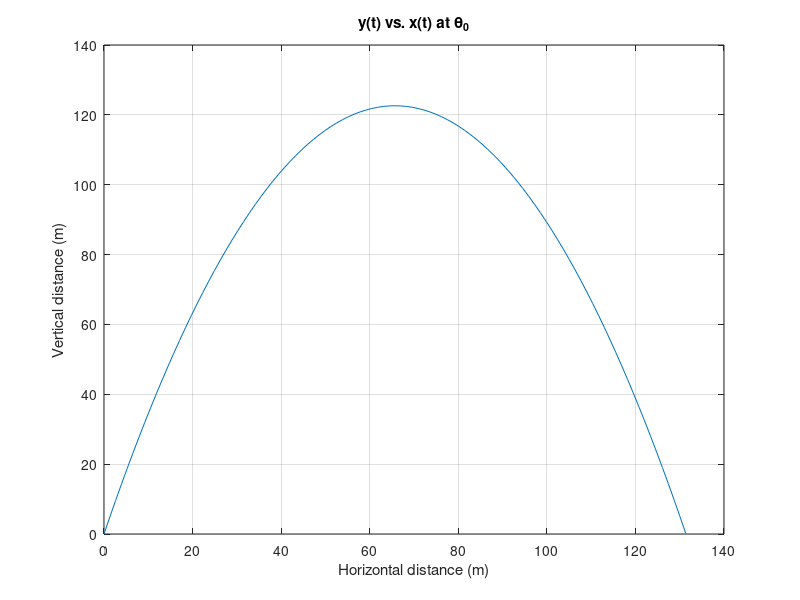
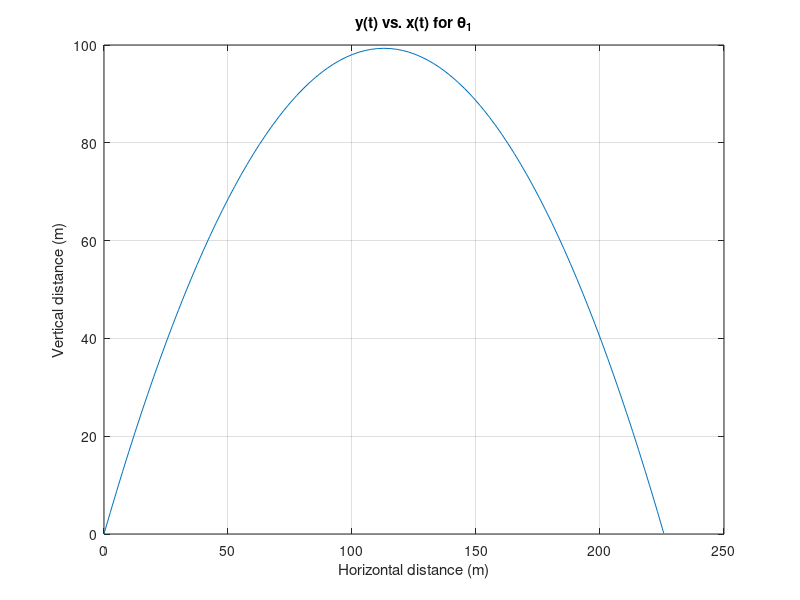
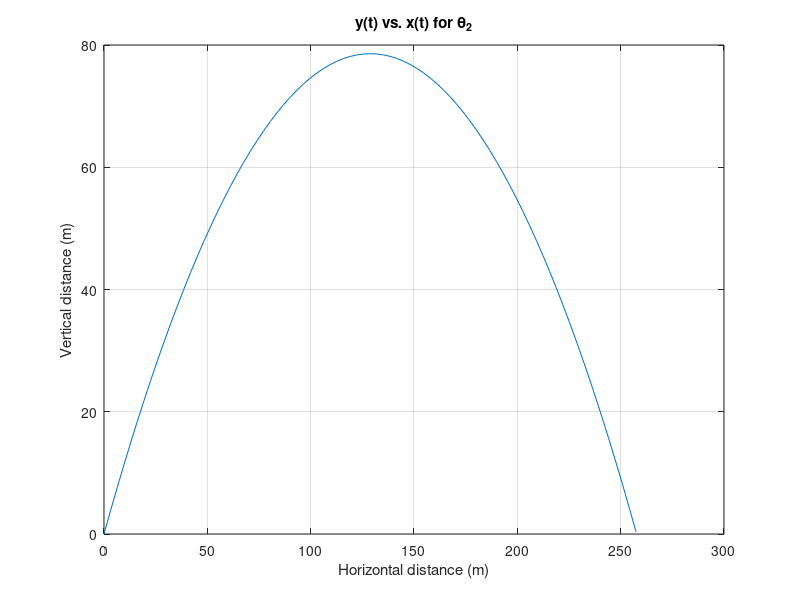

The MATLAB source for these figures, in order:
clc
clear
close all

%% Definition of parameters
t0 = 0:0.1:10; % time steps for 1st projectile
t1 = 0:0.1:9; % time steps for 2nd projectile
t2 = 0:0.1:8; % time steps for 2nd projectile
g = 9.8; % acceleration due to gravity
v0 = 50.75; % initial velocity
theta0 = 5*pi/12; % projectile angle 0
theta01 = (5*pi/12) - 0.255; % projectile angle 1
theta02 = (5*pi/12) - 0.425; % projectile angle 2
y0 = 0; % initial value of x
x0 = 0; % initial value of y

%% For the 1st trajectory angle - theta0
y00 = y0 - (1/2) * g * t0.^2 + v0 * sin(theta0) .* t0;
x00 = x0  + (v0 * cos(theta0)).* t0;

R0 = v0 * cos(theta0)

figure
plot(x00, y00)
title('y(t) vs. x(t) at \theta_0')
xlabel('Horizontal distance (m)')
ylabel('Vertical distance (m)')
grid on

%% For the 2nd trajectory angle - theta01
y01 = y0 - (1/2) * g * t1.^2 + v0 * sin(theta01) .* t1;
x01 = x0  + (v0 * cos(theta01)).* t1;

R1 = v0 * cos(theta01)

figure
plot(x01, y01)
title('y(t) vs. x(t) for \theta_1')
xlabel('Horizontal distance (m)')
ylabel('Vertical distance (m)')
grid on

%% For the 3rd trajectory angle - theta02
y02 = y0 - (1/2) * g * t2.^2 + v0 * sin(theta02) .* t2;
x02 = x0  + (v0 * cos(theta02)).* t2;

R2 = v0 * cos(theta02)

figure
plot(x02, y02)
title('y(t) vs. x(t) for \theta_2')
xlabel('Horizontal distance (m)')
ylabel('Vertical distance (m)')
grid on